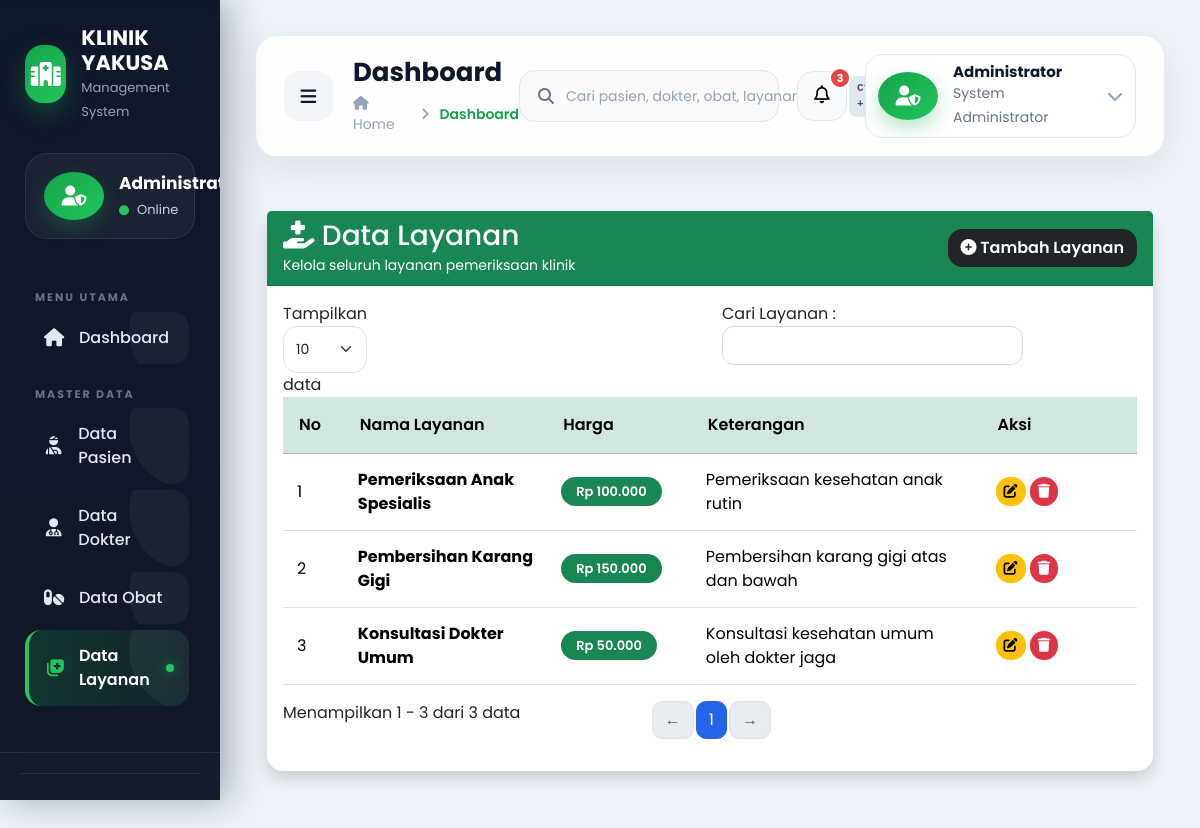
The page /layanan/index.php on the database its author committed.
### tables this page shows
CREATE TABLE IF NOT EXISTS layanan (
    id_layanan INT AUTO_INCREMENT PRIMARY KEY,
    nama_layanan VARCHAR(100) NOT NULL,
    harga INT NOT NULL,
    keterangan TEXT
);

### layanan/index.php (the view, shortened to what this page needs)
<?php
include "../config/koneksi.php";
$query = mysqli_query($koneksi,"
SELECT *
FROM layanan
ORDER BY id_layanan DESC
");
include "../layout/header.php";
?>
<div class="wrapper">
<?php include "../layout/sidebar.php"; ?>
<div class="main">
<?php include "../layout/navbar.php"; ?>
<div class="container-fluid py-4">
<div class="card shadow border-0 rounded-4">
<div class="card-header bg-success text-white d-flex justify-content-between align-items-center">
<div>
<h3 class="mb-0">
<i class="fas fa-hand-holding-medical"></i>
Data Layanan
</h3>
<small>
Kelola seluruh layanan pemeriksaan klinik
</small>
</div>
<a href="tambah.php" class="btn btn-dark">
<i class="fas fa-plus-circle"></i>
Tambah Layanan
</a>
</div>
<div class="card-body">
<div class="table-responsive">
<table id="tabelLayanan" class="table table-hover align-middle">
<thead class="table-success">
<tr>
<th>No</th>
<th>Nama Layanan</th>
<th>Harga</th>
<th>Keterangan</th>
<th width="170">Aksi</th>
</tr>
</thead>
<tbody>
<?php
$no = 1;
while($data = mysqli_fetch_assoc($query)){
?>
<tr>
<td><?= $no++; ?></td>
<td>
<strong>
<?= htmlspecialchars($data['nama_layanan']); ?>
</strong>
</td>
<td>
<span class="badge bg-success">
Rp <?= number_format($data['harga'],0,",","."); ?>
</span>
</td>
<td>
<?= htmlspecialchars($data['keterangan']); ?>
</td>
<td>
<a
href="edit.php?id=<?= $data['id_layanan']; ?>"
class="btn btn-warning btn-sm">
<i class="fas fa-edit"></i>
</a>
<button
class="btn btn-danger btn-sm btnHapus"
data-id="<?= $data['id_layanan']; ?>"
data-nama="<?= htmlspecialchars($data['nama_layanan']); ?>">
<i class="fas fa-trash"></i>
</button>
</td>
</tr>
<?php } ?>
</tbody>
</table>
</div>
</div>
</div>
</div>
</div>
</div>
<?php include "../layout/footer.php"; ?>

### assets/css/style.css (style rules this page uses)
* { margin:0; padding:0; box-sizing:border-box; font-family:'Poppins',sans-serif; }
html { scroll-behavior:smooth; }
body { background:#eef3f9; color:#2d3436; overflow-x:hidden; }
a { text-decoration:none; transition:.3s; }
.wrapper { display:flex; width:100%; min-height:100vh; }
.main { flex:1; margin-left:280px; padding:35px; transition:.4s; }
.card { border:none; border-radius:22px; background:white; box-shadow: 0 10px 35px rgba(0,0,0,.05); transition:.35s; }
.btn { border-radius:14px; font-weight:600; transition:.3s; }
.btn-danger { border:none; }
.btn-warning { border:none; }
.table { vertical-align:middle; }
.table thead { background:#2563eb; color:white; }
.table th { padding:16px; font-weight:600; }
.table td { padding:14px; }
.badge { padding:8px 15px; border-radius:20px; font-size:13px; font-weight:600; }

### assets/css/sidebar.css (style rules this page uses)
:root { --sidebar-bg:#0f172a; --sidebar-bg2:#111827; --primary:#16a34a; --primary-hover:#22c55e; --text:#f8fafc; --muted:#94a3b8; --border:rgba(255,255,255,.08); --hover:rgba(22,163,74,.15); --active:#16a34a; }
.main { margin-left:250px; transition:.35s ease; }

### assets/css/dashboard.css (style rules this page uses)
:root { --primary:#16a34a; --primary-dark:#15803d; --secondary:#0f172a; --success:#22c55e; --danger:#ef4444; --warning:#f59e0b; --info:#0ea5e9; --purple:#7c3aed; --gray:#64748b; --light:#f8fafc; --white:#ffffff; --shadow: 0 15px 35px rgba(0,0,0,.08); }
.container-fluid { animation:fadeDashboard .6s ease; }
.badge { border-radius:20px; font-weight:600; }

### assets/css/responsive.css (style rules this page uses)
@media (max-width:1400px) { .main { margin-left:220px; } }

### rows shown on the page
layanan: nama_layanan "Pemeriksaan Anak Spesialis", harga "100.000", keterangan "Pemeriksaan kesehatan anak rutin"
layanan: nama_layanan "Pembersihan Karang Gigi", harga "150.000", keterangan "Pembersihan karang gigi atas dan bawah"
layanan: nama_layanan "Konsultasi Dokter Umum", harga "50.000", keterangan "Konsultasi kesehatan umum oleh dokter jaga"
